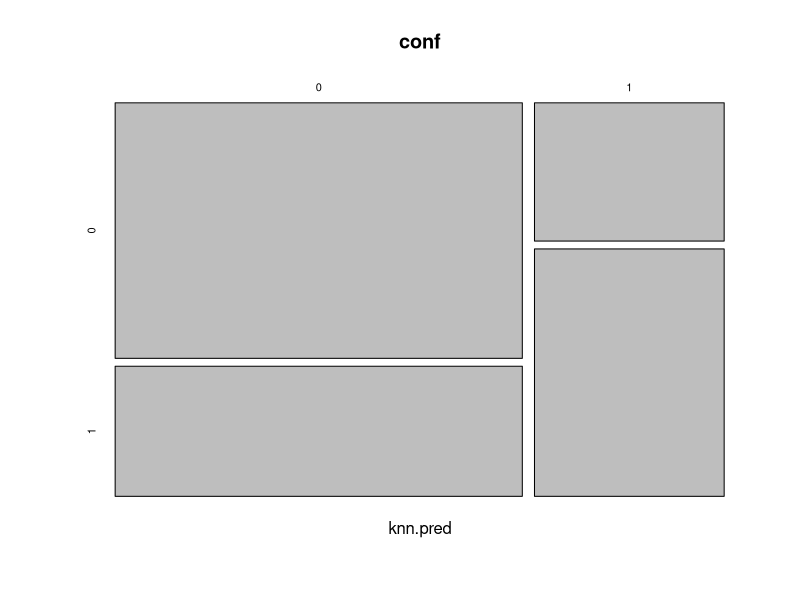
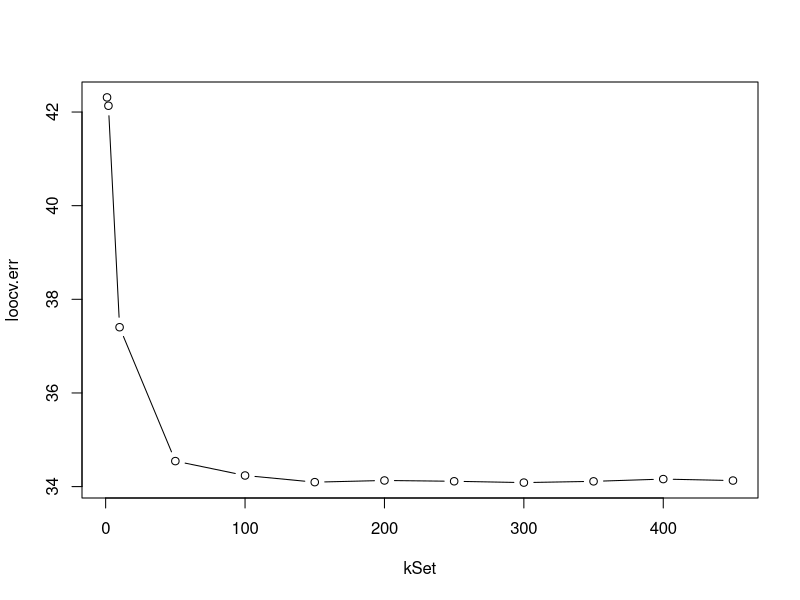

R code for these plots, in order:
# KNN  41.53654%  after scaling its 34.25%
library(class)

train <- read.csv(file="training.csv")
test <- read.csv(file="test.csv")

# Correct the data types
train$relevance <- as.factor(train$relevance)
# train$sig3 = log(train$sig3+1)
# train$sig4 = log(train$sig4+1)
# train$sig5 = log(train$sig5+1)

# Because the KNN classifier predicts the class of a given test observation by
# identifying the observations that are nearest to it, the scale of the variables
# matters. Any variables that are on a large scale will have a much larger
# effect on the distance between the observations, and hence on the KNN
# classifier, than variables that are on a small scale.
set.seed(2325)
train_indices = sample(1:dim(train)[1], dim(train)[1]*0.8)

aTrain <- train[train_indices, ]
vTrain <- train[-train_indices, ]

# A matrix containing the predictors associated with the data for train and test
train.X = scale(cbind(aTrain[,3:12]))
test.X = scale(cbind(vTrain[,3:12]))

# A vector containing the class labels for the training observations
train.relevance = aTrain$relevance

kSet = c(1,2,10,50,100,150,200,250,300,350,400,450)
train.err <- rep(NA, length(kSet))

#Tuning for k using LOOCV
# for(i in 1:length(kSet)){
#   loocv.pred = knn.cv(train.X,train.relevance,k=kSet[i])
#   table(loocv.pred,aTrain$relevance)
#   cat("\n\n Error rate for KNN ", mean(loocv.pred!=aTrain$relevance)*100)
#   cat("\nk = ",kSet[i])
# }

# A value for K, the number of nearest neighbors to be used by the classifier (found by cv)
k = 200
set.seed(2325)
knn.pred = knn(train.X, test.X, train.relevance, k)
conf = table(knn.pred,vTrain$relevance)
plot(conf)
cat("\n\n Error rate for KNN ", mean(knn.pred!=vTrain$relevance)*100)

 
# LOOCV, k = 300 is the optimal value
loocv.err = c(42.31214, 42.13411, 37.40396, 34.54463, 34.23699, 34.09488, 34.1308, 34.11362, 34.08551, 34.11206, 34.16047, 34.12924)
kSet = c(1, 2, 10, 50, 100, 150, 200, 250, 300, 350, 400, 450)
plot(kSet,loocv.err,type ="b")

# Error rate for KNN  42.31214
# k =  1
# 
# Error rate for KNN  42.13411
# k =  2
# 
# Error rate for KNN  37.40396
# k =  10
# 
# Error rate for KNN  34.54463
# k =  50
# 
# Error rate for KNN  34.23699
# k =  100
# 
# Error rate for KNN  34.09488
# k =  150
# 
# Error rate for KNN  34.1308
# k =  200
# 
# Error rate for KNN  34.11362
# k =  250
# 
# Error rate for KNN  34.08551
# k =  300
# 
# Error rate for KNN  34.11206
# k =  350
# 
# Error rate for KNN  34.16047
# k =  400
# 
# Error rate for KNN  34.12924
# k =  450




# RESULTS - before scaling
# k =  1 Error rate for KNN  46.05871
# k =  2 Error rate for KNN  46.35853
# k =  3 Error rate for KNN  45.03435
# k =  4 Error rate for KNN  45.58401
# k =  5 Error rate for KNN  43.8476
# k =  6 Error rate for KNN  44.36602
# k =  7 Error rate for KNN  43.59151
# k =  8 Error rate for KNN  44.00999
# k =  9 Error rate for KNN  43.49781
# k =  10 Error rate for KNN  43.46034
# k =  11 Error rate for KNN  43.34791
# k =  12 Error rate for KNN  43.0356
# k =  13 Error rate for KNN  42.79825
# k =  14 Error rate for KNN  43.01062
# k =  15 Error rate for KNN  42.56715
# k =  16 Error rate for KNN  42.75453
# k =  17 Error rate for KNN  42.38601
# k =  18 Error rate for KNN  42.69831
# k =  19 Error rate for KNN  42.40475
# k =  20 Error rate for KNN  42.49844

# After scaling
# Error rate for KNN  42.29856 - 1
# Error rate for KNN  43.37914 - 2
# Error rate for KNN  39.05059 - 5 
# Error rate for KNN  37.83885 - 10 
# Error rate for KNN  35.64022 - 20
# Error rate for KNN  34.57214 - 50
# Error rate for KNN  34.20987 - 100
# Error rate for KNN  34.26608 - 150
# Error rate for KNN  34.23485 - 200

# (200,250,300,350,400,450)
# Error rate for KNN  34.27858
# 
# Error rate for KNN  34.14116
# 
# Error rate for KNN  34.25359
# 
# Error rate for KNN  34.35978
# 
# Error rate for KNN  34.36602
# 
# Error rate for KNN  34.22861

# Cross validation - c(1,2,5,10,15,40,70,100,150,200,300,400,500,600,700)

# Error rate for KNN  42.37304
# 
# Error rate for KNN  42.38709
# 
# Error rate for KNN  38.63296
# 
# Error rate for KNN  37.30558
# 
# Error rate for KNN  35.97664
# 
# Error rate for KNN  34.68674
# 
# Error rate for KNN  34.45562
# 
# Error rate for KNN  34.31507
# 
# Error rate for KNN  34.14642
# 
# Error rate for KNN  34.08551
# 
# Error rate for KNN  34.0293
# 
# Error rate for KNN  34.0699

# CV of KNN in 300 to 400

# Error rate for KNN  34.00587
# k =  300
# 
# Error rate for KNN  34.03554
# k =  305
# 
# Error rate for KNN  34.0293
# k =  310
# 
# Error rate for KNN  33.99963
# k =  315
# 
# Error rate for KNN  34.04804
# k =  320
# 
# Error rate for KNN  33.99963
# k =  325
# 
# Error rate for KNN  34.03086
# k =  330
# 
# Error rate for KNN  34.02773
# k =  335
# 
# Error rate for KNN  34.05428
# k =  340
# 
# Error rate for KNN  34.01836
# k =  345
# 
# Error rate for KNN  34.01993
# k =  350
# 
# Error rate for KNN  34.05741
# k =  355
# 
# Error rate for KNN  34.03867
# k =  360
# 
# Error rate for KNN  34.08864
# k =  365
# 
# Error rate for KNN  34.09488
# k =  370
# 
# Error rate for KNN  34.09801
# k =  375
# 
# Error rate for KNN  34.08864
# k =  380
# 
# Error rate for KNN  34.11831
# k =  385
# 
# Error rate for KNN  34.08551
# k =  390
# 
# Error rate for KNN  34.07302
# k =  395
# 
# Error rate for KNN  34.08239
# k =  400
